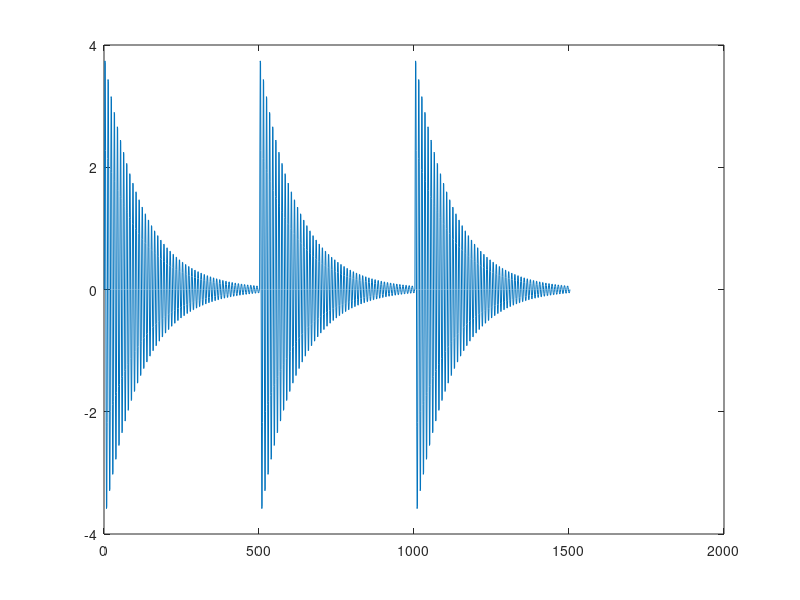

MATLAB code to generate this figure: (Note: this script raises an error after producing the figure.)
clc
clear all

a = 4;
lambda = 0.085;
omega = 2*pi;
f = omega / (2*pi);

TP = 50;
t = 0:1/(10*f):TP*(1/f);
y = a.*exp(-lambda*t).*sin(omega*t);

y1 = y;
Y_saw_profile = horzcat(y,y1,y1);

plot(Y_saw_profile)

delT = 1/(10*f);
T = 0: delT: 30*TP*delT + 2*delT;

Y_miss = Y_saw_profile;
Y_miss(505:605)= 0;

% f = figure;
% ax = gca;
% f.Position = [100 100 1500 300];
% plot(T(1:504), Y_miss(1:504),'r-','linewidth',2);
% hold on;
% plot(T(606:end), Y_miss(606:end),'r-','linewidth',2);
% plot(T(505:605), Y_saw_profile(505:605),'k-','linewidth',2);
% grid('on');
% xlim([0 T(end)]);
% xlabel('Time(in seconds)');
% ylabel('Y')

M = 45;
N = length(Y_miss);
N1 = N-M+1;

D = zeros(N1,M);
for i=1:N1
    D(i,:) = Y_miss(i:i+M-1);
end

C = (1/N1)*(D'*D);
[right_vecs, vals, left_vecs] = eig(C);

[d,ind] = sort(diag(vals));
Eigvals = flip(d,1);
ind_sort = flip(ind,1);

rho_jk = left_vecs(:,ind_sort);
%plot(Eigvals,'r.','MarkerSize',16)

M = length(rho_jk(:,1));
% A1 = createEOFs(N1, M, Y_miss, rho_jk, 1);
% A2 = createEOFs(N1, M, Y_miss, rho_jk, 2);
% A3 = createEOFs(N1, M, Y_miss, rho_jk, 3);
% A4 = createEOFs(N1, M, Y_miss, rho_jk, 4);

%Reconstruction
% Rec1 = zeros(length(Y_saw_profile),1);
K = 10;

% Ak = zeros(K,N1);
% Ak(1,:) = A1;
% Ak(2,:) = A2;
% Ak(3,:) = A3;
% Ak(4,:) = A4;

rec_current = Y_miss;

% A2 = createEOFs(N1, M, rec_current, rho_jk, 2);

% plot(A1,'b')
% hold on;
% plot(A2,'r')

% figure
% rec_current1 = recreateData(M, N, N1, 1, A1, rho_jk, Y_saw_profile);
% rec_current2 = recreateData(M, N, N1, 2, A2, rho_jk, Y_saw_profile);
% plot(rec_current1,'b')
% hold on;
% plot(rec_current2,'r')

k=1;
while k<=K
    convergence = 15;
    while convergence >= 1e-12
        rho_jk = createRho(M, N1, rec_current);
        Ak = createEOFs(N1, M, rec_current, rho_jk, k);
        rec_current = recreateData(M, N, N1, k, Ak, rho_jk, Y_saw_profile);    
        
        rec_last = rec_current;
        
        rho_jk = createRho(M, N1, rec_current);
        Ak = createEOFs(N1, M, rec_current, rho_jk, k);      
        rec_current = recreateData(M, N, N1, k, Ak, rho_jk, Y_saw_profile);
               
        convergence = norm(rec_current(505:605) - rec_last(505:605));
    end
    k = k+1;
end

L = floor(2*length(rec_current)/3);
figure
f = gcf;
plot(rec_current(1:L),'r-','linewidth',2.0)
hold on;
plot(Y_saw_profile(1:L),'k-','linewidth',1.0)
grid('on');
xlabel('Time(in seconds)');
ylabel('Y')
saveas(f,'3_bursts.png')

% Rec1 = recreateData(M, N, 1, Ak, rho_jk);
% rho_jk = createRho(M, N1, Rec1);
% A1 = createEOFs(N1, M, Rec1, rho_jk, 1);
% Rec1 = recreateData(M, N, 1, Ak, rho_jk);

% for i=1:length(Rec1)
%     if i <= M-1
%         sum1 = 0;   
%         for k=1:2
%             for j=1:i
%                 ak = Ak(k,i-j+1);
%                 rho_k = rho_jk(j,k);
%                 sum1 = sum1 + ak * rho_k;
%             end
%         end
%         Mt = (1/(i+1));
%         Rec1(i) = Mt * sum1;
% 
%     elseif (M <= i)&& (i<= N1)
%         sum2 = 0;
%         for k=1:2
%             for j=1:M
%                 ak = Ak(k,i-j+1);
%                 rho_k = rho_jk(j,k);
%                 sum2 = sum2 + ak * rho_k;
%             end
%         end
%         Mt = (1/M);
%         Rec1(i) = Mt * sum2;
%         
%     elseif (N1+1 <= i)&&(i <=N)
%         sum3 = 0;
%         for k=1:2
%             for j=i-N+M:M
%                 ak = Ak(k,i-j+1);
%                 rho_k = rho_jk(j,k);
%                 sum3 = sum3 + ak * rho_k;
%             end
%         end
%         Mt = (1/(N-i+1));
%         Rec1(i) = Mt * sum3;
%     end
% end

% figure;
% plot(A1+A2+A3+A4,'k','linewidth',2.0)
% hold on;
% plot(Y_saw_profile,'b','linewidth',0.5)
% %plot(A3,'r','linewidth',0.5)
% %plot(A4,'g','linewidth',0.5)
% xlabel('Time(seconds)')
% ylabel('PC1')
% grid('on')

% f = figure;
% ax = gca;
% f.Position = [100 100 1500 300];
% plot(Rec1,'k-','linewidth',2.0)
% hold on;
% plot(Y_saw_profile,'b-','linewidth',2.0)
% grid('on');
% xlabel('Time(in seconds)');
% ylabel('Y')

function a = createEOFs(N1, M, Y, rho_jk, K)
a = zeros(K,N1);
for k=1:K
    for i=1:N1
        sum1 = 0;
        for j=1:M
            rho = rho_jk(j,k);
            y = Y(i+j-1);
            sum1 = sum1 + y * rho;
        end
        a(k,i) = sum1;
    end
end
end

function Y_reg = recreateData(M, N, N1, K, Ak, rho_jk, Y_saw_profile)
Y_reg = Y_saw_profile;
for i=505:605
    if i <= M-1
        sum1 = 0;   
        for k=1:K
            for j=1:i
                ak = Ak(k,i-j+1);
                rho_k = rho_jk(j,k);
                sum1 = sum1 + ak * rho_k;
            end
        end
        Mt = (1/(i+1));
        Y_reg(i) = Mt * sum1;

    elseif (M <= i)&& (i<= N1)
        sum2 = 0;
        for k=1:K
            for j=1:M
                ak = Ak(k,i-j+1);
                rho_k = rho_jk(j,k);
                sum2 = sum2 + ak * rho_k;
            end
        end
        Mt = (1/M);
        Y_reg(i) = Mt * sum2;
        
    elseif (N1+1 <= i)&&(i <=N)
        sum3 = 0;
        for k=1:K
            for j=i-N+M:M
                ak = Ak(k,i-j+1);
                rho_k = rho_jk(j,k);
                sum3 = sum3 + ak * rho_k;
            end
        end
        Mt = (1/(N-i+1));
        Y_reg(i) = Mt * sum3;
    end
end
end

function rho_jk = createRho(M, N1, Y_miss)
D = zeros(N1,M);
for i=1:N1
    D(i,:) = Y_miss(i:i+M-1);
end

C = (1/N1)*(D'*D);
[~, vals, left_vecs] = eig(C);

[~,ind] = sort(diag(vals));
ind_sort = flip(ind,1);

rho_jk = left_vecs(:,ind_sort);
end